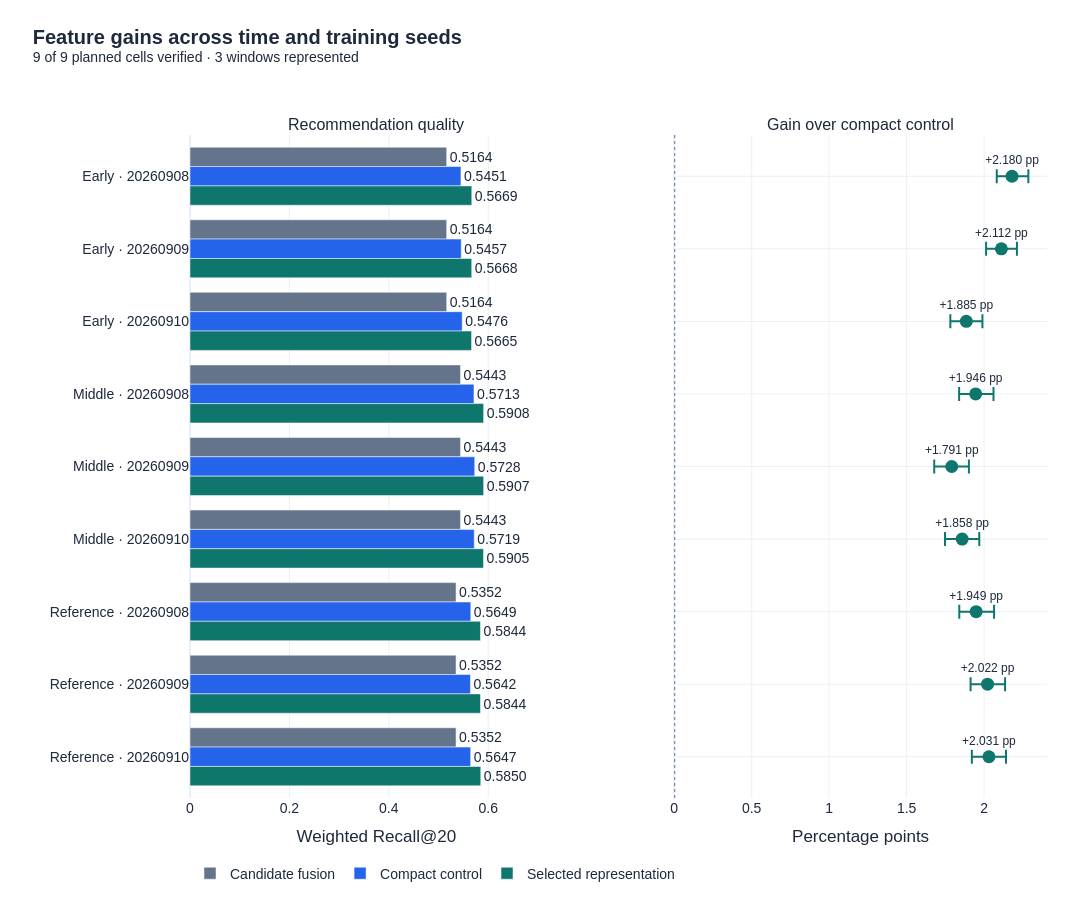

The notebook cell saved with this chart:
### Markdown cell above
## Does the feature gain repeat across time and training seeds?

**Yes, within this frozen study.** All nine selected rankers beat their matched compact controls. Gains range from **+1.791 to +2.180 percentage points**. The all-seed score ranges are **0.566465–0.566897** for the early window, **0.590465–0.590759** for the middle window, and **0.584392–0.584988** for the reference window.

The highest absolute offline score is **0.590759**, middle window seed **20260908**. Within the reference cohort, seed **20260910** is highest at **0.584988**. Different windows contain different sessions, so these maxima are descriptive; they do not identify a universally better model. The original reference seed **20260908** remains frozen for submission with its **0.584392** evaluation. No seed is selected using reserved evaluation outcomes.

The error bars are paired 95% session-bootstrap intervals conditional on each fitted model pair. Seeds within a window share their evaluation sessions and must not be pooled as independent observations. Earlier histories overlap and the checks are retrospective.

The original events, every reserved-session metric, 24 native models and eight ablations per replication, sampled model replay, and both 1,000-resample bootstrap comparisons were independently checked. The raw JSONL conversion was not replayed. Full model, per-objective and feature-selection details remain in the tables below.

### Code cell
# Plot the verified comparison only; no synthetic or pending scores enter the chart.
replications = json.loads((ROOT / 'reports/robustness/comparison.json').read_text())
assert replications['protocol_id'] == expected_plan
for name, expected in replications['source_files'].items():
    source = (ROOT / name).resolve()
    assert source.is_relative_to(ROOT.resolve())
    assert hashlib.sha256(source.read_bytes()).hexdigest() == expected, name
verified_ids = {r['cell_id'] for r in robustness['cells'] if r['status'].startswith('verified')}
assert {r['cell_id'] for r in replications['rows']} == verified_ids
rows = replications['rows']
labels = [f"{r['window'].title()} · {r['model_seed']}" for r in rows]
fig = make_subplots(rows=1, cols=2, shared_yaxes=True, horizontal_spacing=0.13,
    subplot_titles=('Recommendation quality', 'Gain over compact control'))
for key, label in [('fusion', 'Candidate fusion'), ('core', 'Compact control'), ('selected', 'Selected representation')]:
    fig.add_trace(go.Bar(name=label, orientation='h', y=labels,
        x=[r['scores'][key]['weighted_recall_at_20'] for r in rows], marker_color=COLORS[key],
        text=[f"{r['scores'][key]['weighted_recall_at_20']:.4f}" for r in rows], textposition='outside', cliponaxis=False,
        hovertemplate='%{y}<br>Weighted Recall@20: %{x:.6f}<extra>%{fullData.name}</extra>'), row=1, col=1)
gains = [100*r['paired_intervals']['core']['absolute_gain'] for r in rows]
limits = [[100*v for v in r['paired_intervals']['core']['gain_interval']] for r in rows]
fig.add_trace(go.Scatter(y=labels, x=gains, mode='markers+text', showlegend=False,
    text=[f'{g:+.3f} pp' for g in gains], textposition='top center', textfont=dict(size=12),
    marker=dict(size=13, color=COLORS['selected']),
    error_x=dict(type='data', symmetric=False,
        array=[hi-g for g, (lo, hi) in zip(gains, limits)],
        arrayminus=[g-lo for g, (lo, hi) in zip(gains, limits)], thickness=2, width=7),
    hovertemplate='%{y}<br>Selected minus compact: %{x:.3f} pp<extra>Paired 95% interval</extra>'), row=1, col=2)
fig.add_vline(x=0, line_dash='dot', line_color='#64748B', row=1, col=2)
score_limit = max(0.75, min(1.0, 1.1*max(r['scores'][key]['weighted_recall_at_20'] for r in rows for key in ('fusion', 'core', 'selected'))))
fig.update_xaxes(title_text='Weighted Recall@20', range=[0, score_limit], row=1, col=1)
fig.update_xaxes(title_text='Percentage points', rangemode='tozero', row=1, col=2)
fig.update_yaxes(type='category', categoryorder='array', categoryarray=labels,
    autorange='reversed')
height = max(560, 200 + 78*len(labels))
window_label = 'window represented' if replications['verified_windows'] == 1 else 'windows represented'
fig.update_layout(template='plotly_white', width=1100, height=height, barmode='group',
    title=dict(text=f"<b>Feature gains across time and training seeds</b><br><sup>{replications['verified_cells']} of {replications['planned_cells']} planned cells verified · {replications['verified_windows']} {window_label}</sup>",
               x=0.03, y=1-44/height, yanchor='top'),
    font=dict(family='Arial', size=14, color='#1E293B'),
    margin=dict(l=190, r=45, t=135, b=100),
    legend=dict(orientation='h', x=0, y=-60/(height-235)), paper_bgcolor='white', plot_bgcolor='white')
fig.show()
comparison_rows = []
for r in rows:
    ci = r['paired_intervals']['core']
    comparison_rows.append({'Window': r['window'], 'Seed': r['model_seed'], 'Sessions': r['sessions'],
        **{name: r['scores'][name]['weighted_recall_at_20'] for name in ('fusion', 'core', 'selected')},
        'Gain (pp)': 100*ci['absolute_gain'], '95% lower (pp)': 100*ci['gain_interval'][0],
        '95% upper (pp)': 100*ci['gain_interval'][1]})
display(pd.DataFrame(comparison_rows).style.format({**{name: '{:.6f}' for name in ('fusion', 'core', 'selected')},
    **{name: '{:+.3f}' for name in ('Gain (pp)', '95% lower (pp)', '95% upper (pp)')},
    'Sessions': '{:,.0f}'}).hide(axis='index'))
objective_rows = []
for r in rows:
    for objective in ('clicks', 'carts', 'orders'):
        objective_rows.append({'Window': r['window'], 'Seed': r['model_seed'], 'Objective': objective,
            **{name: r['scores'][name]['objectives'][objective]['recall_at_20'] for name in ('fusion', 'core', 'selected')},
            'Chosen variant': r['chosen'][objective], 'Features': r['selected_features'][objective]})
display(pd.DataFrame(objective_rows).style.format({name: '{:.6f}' for name in ('fusion', 'core', 'selected')}).hide(axis='index'))
for r in rows:
    probe = r['prediction_comparison']
    if probe is not None:
        changed = {o: v['ordered_top20_changed'] for o, v in probe['objectives'].items()}
        print(f"{r['window'].title()}, seed {r['model_seed']}: ordered top-20 predictions changed in {changed}, out of {probe['sessions']} sampled sessions per objective.")
print('Prediction probes compare models on the same temporal cohort; no later-window model is applied to the earlier evaluation.')
for window in robustness_plan['windows']:
    subset = [r for r in rows if r['window'] == window['name']]
    if len(subset) < 2:
        if subset:
            print(f"{window['name'].title()}: one verified seed; a seed range is not yet available.")
        continue
    values = [r['scores']['selected']['weighted_recall_at_20'] for r in subset]
    window_gains = [100*r['paired_intervals']['core']['absolute_gain'] for r in subset]
    print(f"{window['name'].title()} ({len(subset)} verified seeds): selected-score spread {100*(max(values)-min(values)):.3f} pp; gain range {min(window_gains):+.3f} to {max(window_gains):+.3f} pp.")
print('Ranges describe seeds within a window. They are not confidence intervals, and differences across windows are not training-seed variation.')

### Figure 1 — Plotly figure (JSON) as saved in the notebook; plotly's stock layout.template omitted (floating-point values rounded to 4 significant figures)
{"data": [{"cliponaxis": false, "hovertemplate": "%{y}<br>Weighted Recall@20: %{x:.6f}<extra>%{fullData.name}</extra>", "marker": {"color": "#64748B"}, "name": "Candidate fusion", "orientation": "h", "text": ["0.5164", "0.5164", "0.5164", "0.5443", "0.5443", "0.5443", "0.5352", "0.5352", "0.5352"], "textposition": "outside", "x": [0.5164, 0.5164, 0.5164, 0.5443, 0.5443, 0.5443, 0.5352, 0.5352, 0.5352], "y": ["Early · 20260908", "Early · 20260909", "Early · 20260910", "Middle · 20260908", "Middle · 20260909", "Middle · 20260910", "Reference · 20260908", "Reference · 20260909", "Reference · 20260910"], "type": "bar", "xaxis": "x", "yaxis": "y"}, {"cliponaxis": false, "hovertemplate": "%{y}<br>Weighted Recall@20: %{x:.6f}<extra>%{fullData.name}</extra>", "marker": {"color": "#2563EB"}, "name": "Compact control", "orientation": "h", "text": ["0.5451", "0.5457", "0.5476", "0.5713", "0.5728", "0.5719", "0.5649", "0.5642", "0.5647"], "textposition": "outside", "x": [0.5451, 0.5457, 0.5476, 0.5713, 0.5728, 0.5719, 0.5649, 0.5642, 0.5647], "y": ["Early · 20260908", "Early · 20260909", "Early · 20260910", "Middle · 20260908", "Middle · 20260909", "Middle · 20260910", "Reference · 20260908", "Reference · 20260909", "Reference · 20260910"], "type": "bar", "xaxis": "x", "yaxis": "y"}, {"cliponaxis": false, "hovertemplate": "%{y}<br>Weighted Recall@20: %{x:.6f}<extra>%{fullData.name}</extra>", "marker": {"color": "#0F766E"}, "name": "Selected representation", "orientation": "h", "text": ["0.5669", "0.5668", "0.5665", "0.5908", "0.5907", "0.5905", "0.5844", "0.5844", "0.5850"], "textposition": "outside", "x": [0.5669, 0.5668, 0.5665, 0.5908, 0.5907, 0.5905, 0.5844, 0.5844, 0.585], "y": ["Early · 20260908", "Early · 20260909", "Early · 20260910", "Middle · 20260908", "Middle · 20260909", "Middle · 20260910", "Reference · 20260908", "Reference · 20260909", "Reference · 20260910"], "type": "bar", "xaxis": "x", "yaxis": "y"}, {"error_x": {"array": [0.1054, 0.1003, 0.104, 0.115, 0.1107, 0.1104, 0.1157, 0.1131, 0.1101], "arrayminus": [0.09861, 0.09869, 0.103, 0.1068, 0.1131, 0.1107, 0.1089, 0.1096, 0.1103], "symmetric": false, "thickness": 2, "type": "data", "width": 7}, "hovertemplate": "%{y}<br>Selected minus compact: %{x:.3f} pp<extra>Paired 95% interval</extra>", "marker": {"color": "#0F766E", "size": 13}, "mode": "markers+text", "showlegend": false, "text": ["+2.180 pp", "+2.112 pp", "+1.885 pp", "+1.946 pp", "+1.791 pp", "+1.858 pp", "+1.949 pp", "+2.022 pp", "+2.031 pp"], "textfont": {"size": 12}, "textposition": "top center", "x": [2.18, 2.112, 1.885, 1.946, 1.791, 1.858, 1.949, 2.022, 2.031], "y": ["Early · 20260908", "Early · 20260909", "Early · 20260910", "Middle · 20260908", "Middle · 20260909", "Middle · 20260910", "Reference · 20260908", "Reference · 20260909", "Reference · 20260910"], "type": "scatter", "xaxis": "x2", "yaxis": "y2"}], "layout": {"xaxis": {"anchor": "y", "domain": [0.0, 0.435], "title": {"text": "Weighted Recall@20"}, "range": [0, 0.75]}, "yaxis": {"anchor": "x", "domain": [0.0, 1.0], "type": "category", "categoryorder": "array", "categoryarray": ["Early · 20260908", "Early · 20260909", "Early · 20260910", "Middle · 20260908", "Middle · 20260909", "Middle · 20260910", "Reference · 20260908", "Reference · 20260909", "Reference · 20260910"], "autorange": "reversed"}, "xaxis2": {"anchor": "y2", "domain": [0.565, 1.0], "title": {"text": "Percentage points"}, "rangemode": "tozero"}, "yaxis2": {"anchor": "x2", "domain": [0.0, 1.0], "matches": "y", "showticklabels": false, "type": "category", "categoryorder": "array", "categoryarray": ["Early · 20260908", "Early · 20260909", "Early · 20260910", "Middle · 20260908", "Middle · 20260909", "Middle · 20260910", "Reference · 20260908", "Reference · 20260909", "Reference · 20260910"], "autorange": "reversed"}, "annotations": [{"font": {"size": 16}, "showarrow": false, "text": "Recommendation quality", "x": 0.2175, "xanchor": "center", "xref": "paper", "y": 1.0, "yanchor": "bottom", "yref": "paper"}, {"font": {"size": 16}, "showarrow": false, "text": "Gain over compact control", "x": 0.7825, "xanchor": "center", "xref": "paper", "y": 1.0, "yanchor": "bottom", "yref": "paper"}], "shapes": [{"line": {"color": "#64748B", "dash": "dot"}, "type": "line", "x0": 0, "x1": 0, "xref": "x2", "y0": 0, "y1": 1, "yref": "y2 domain"}], "title": {"text": "<b>Feature gains across time and training seeds</b><br><sup>9 of 9 planned cells verified · 3 windows represented</sup>", "x": 0.03, "y": 0.9512, "yanchor": "top"}, "font": {"family": "Arial", "size": 14, "color": "#1E293B"}, "margin": {"l": 190, "r": 45, "t": 135, "b": 100}, "legend": {"orientation": "h", "x": 0, "y": -0.08996}, "width": 1100, "height": 902, "barmode": "group", "paper_bgcolor": "white", "plot_bgcolor": "white"}}
